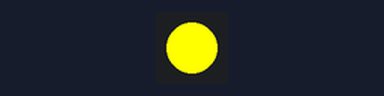
A program run on a simulated ESP32 board running MicroPython. Parts: 1 RGB LEDs in strip order, left to right.

Above: at 0.5 s.
At 1.5 s:
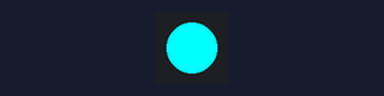
At 5.5 s:
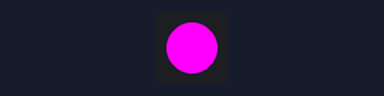
Timing chart, 0 to 6.9 s (numbered marks = the images above):
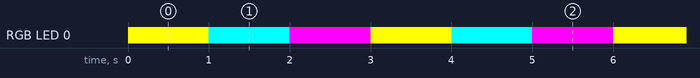

Measured:
- by itself, RGB LED 0: repeats every 3.0 s: RGB(0, 255, 255) 1.0 s, RGB(255, 0, 255) 1.0 s, RGB(255, 255, 0) 1.0 s
- by itself, everything shown: repeats every 3.0 s, in 3 steps

The program:

main.py
```python
import machine, neopixel
# GPIO 38, 1 світлодіод
led = neopixel.NeoPixel(machine.Pin(38), 1)
led[0] = (1, 1, 1)
led.write()

import time
while True:
    led[0] = (255, 255, 0)
    led.write()
    time.sleep(1)
    led[0] = (0, 255, 255)
    led.write()
    time.sleep(1)
    led[0] = (255, 0, 255)
    led.write()
    time.sleep(1)
```
